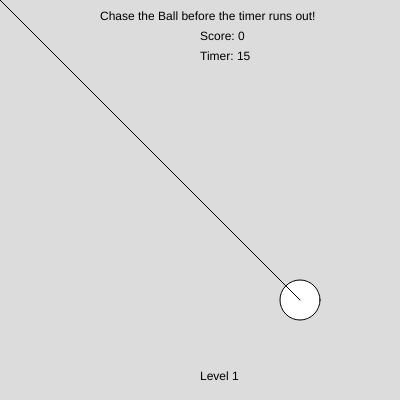
Frame 1 (no input)
Frame 60 (no input): identical to frame 1, image omitted
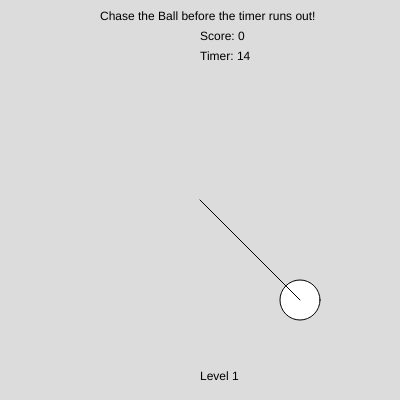
Frame 120 (the mouse pressed at the canvas centre since frame 60)

The p5.js sketch that drew these frames (run headless with seeded random() and noise() and a simulated clock; from frame 60 on, the mouse is pressed at the canvas centre):

// p5.js sketch
// ── sketch.js
//Catch the Ball
var ballx = 300;
var bally = 300;
var ballSize = 40;
var score = 0;
var gameState = "L1"
var timer = 15;

function setup() {
  createCanvas (400, 400);
}

function draw() {
  background(220);
  if(gameState == "L1"){
    levelOne();
  }
if(gameState == "L2"){
  levelTwo();
}
if(gameState == "L3"){
  levelThree();
}
if(gameState == "L4"){
  levelFour();
}
text("Chase the Ball before the timer runs out!", width/4, 20)
  text("Timer: " + timer, width/2, 60);
  text (("Score: " + score), width/2, 40);

  if (frameCount % 60 == 0 && timer > 0) { // if the frameCount is divisible by 60, then a second has passed. it will stop at 0
    timer --;
  }

  if(timer == 0) {
    text("END GAME", width/2.3, height/2.3, 80)
  }

  print(timer);
  
}

// let timer 10;

// var seconds = 0;
// var lastSecond = 0;

function levelOne() {
  text ("Level 1", width/2, height-20);
 var distToBall = dist(ballx,bally,mouseX,mouseY)
 if(distToBall < ballSize/2){
  ballx = random(width);
  bally = random(height);
  score = score + 1;
 }
if(score>= 5){
  gameState = "L2"
}
  ellipse(ballx,bally,ballSize);
  line(ballx,bally,mouseX,mouseY)
} 

//end of level 1


function levelTwo() {
  background(200,100,0)
  text ("Level 2!", width/2, height-20);
 var distToBall = dist(ballx,bally,mouseX,mouseY)
 if(distToBall < ballSize/2){
  ballx = random(width);
  bally = random(height);
  score = score + 1;
 }
if(score>= 10){
  gameState = "L3";
}
  ellipse(ballx,bally,ballSize);}
   //line(ballx,bally,mouseX,mouseY)

   //end of level 2


   function levelThree() {
    background(0,100,200)
    text ("Level 3", width/2, height-20);
   var distToBall = dist(ballx,bally,mouseX,mouseY)
   if(distToBall < ballSize/2){
    ballx = random(width);
    bally = random(height);
    score = score + 1;
    ballSize = ballSize - 5;
   }
  if(score>= 15){
    gameState = "L4";
     background(random (255));
  }
    ellipse(ballx,bally,ballSize);
  }
     //line(ballx,bally,mouseX,mouseY)
  
     //end of level 3


     function levelFour() {
      text ("Level 4", width/2, height-20);
     var distToBall = dist(ballx,bally,mouseX,mouseY)
     if(distToBall < ballSize/2){
      ballx = random(width);
      bally = random(height);
      score = score + 1;
     }
    if(score>= 20){
    }
    background(color(random(255), random(255, random(225))))
    fill(color(random(255), random(255, random(225))))
      ellipse(ballx,bally,ballSize);}

      //end of level 4
    
     
  
